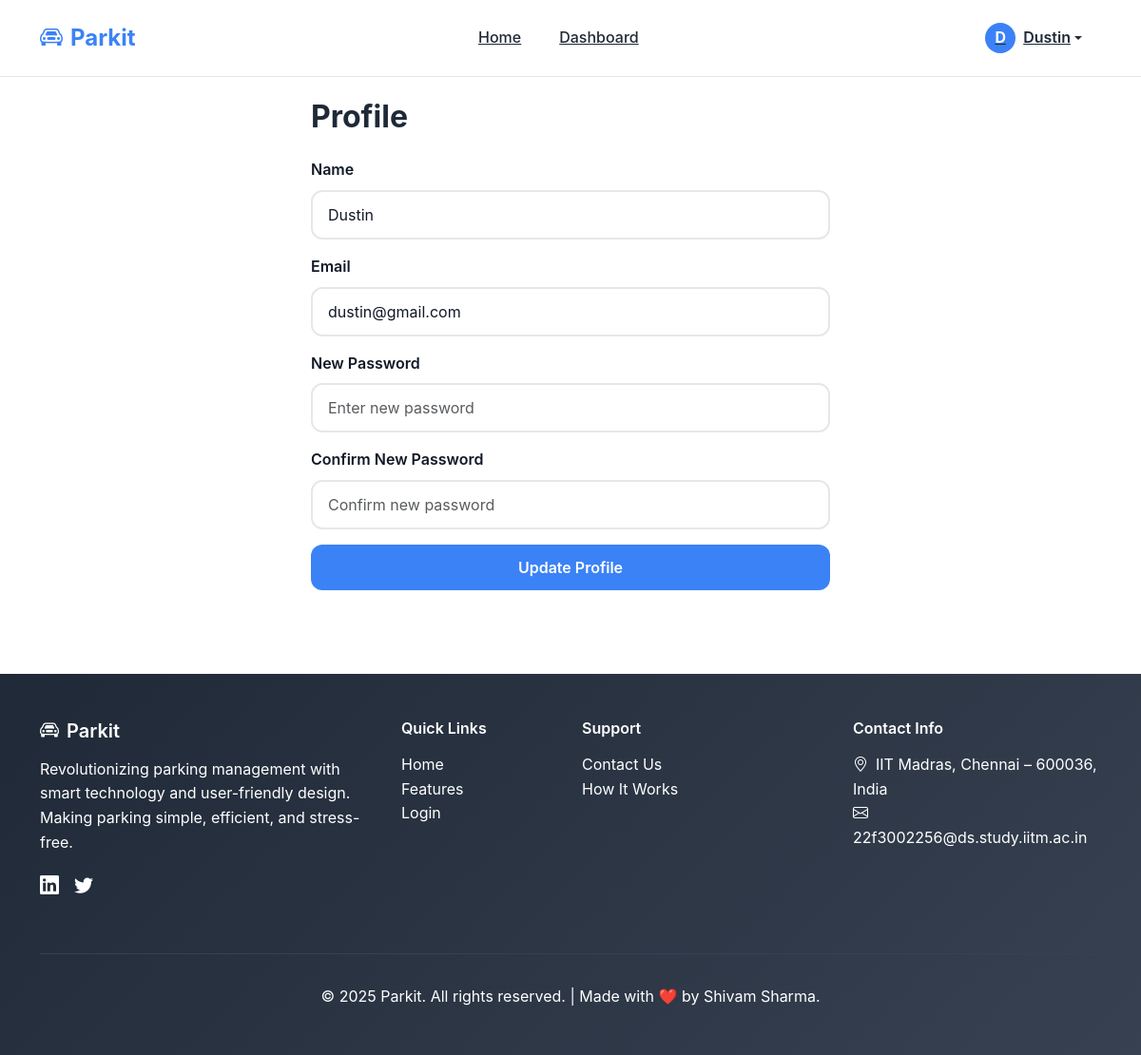
The app's page /profile (signed in) with its own data.
### models.py (models this page shows, shortened)
class User(db.Model, UserMixin):
    __tablename__ = 'users'
    id = db.Column(db.Integer, primary_key=True)
    name = db.Column(db.String(100), nullable=False)
    email = db.Column(db.String(120), unique=True, nullable=False)
    password_hash = db.Column(db.String(255), nullable=False)
    role = db.Column(db.String(20), default='user')
    created_at = db.Column(db.DateTime, default=get_ist_now)
    reservations = db.relationship('Reservation', backref='user', lazy=True, cascade='all, delete-orphan')
    @staticmethod
    def get(user_id):
        return User.query.get(user_id)

### app.py (the view, shortened to what this page needs)
@app.route('/profile', methods=['GET', 'POST'])
@login_required
def profile():
    form = ProfileForm(obj=current_user)
    return render_template('profile.html', form=form)

### forms.py
class ProfileForm(FlaskForm):
    name = StringField('Name', validators=[DataRequired(), Length(min=2, max=50)])
    email = StringField('Email', validators=[DataRequired(), Email()])
    password = PasswordField('New Password', validators=[Length(min=6)])
    confirm_password = PasswordField('Confirm New Password', validators=[EqualTo('password')])
    submit = SubmitField('Update Profile')

### app.py (called while the page is built)
@login_manager.user_loader
def load_user(user_id):
    return User.get(int(user_id))

### templates/profile.html (shortened to what this page needs)
{% extends "base.html" %}
{% block content %}
<div class="container py-4">
    <div class="row justify-content-center">
        <div class="col-md-6">
            <h2 class="fw-bold mb-4">Profile</h2>
            <form method="POST" novalidate>
                <div class="mb-3">
                    {{ form.name.label(class="form-label fw-semibold") }}
                    {{ form.name(class="form-control") }}
                </div>
                <div class="mb-3">
                    {{ form.email.label(class="form-label fw-semibold") }}
                    {{ form.email(class="form-control") }}
                </div>
                <div class="mb-3">
                    {{ form.password.label(class="form-label fw-semibold") }}
                    {{ form.password(class="form-control", placeholder="Enter new password") }}
                </div>
                <div class="mb-3">
                    {{ form.confirm_password.label(class="form-label fw-semibold") }}
                    {{ form.confirm_password(class="form-control", placeholder="Confirm new password") }}
                </div>
                <div class="d-grid">
                    <button type="submit" class="btn btn-primary">Update Profile</button>
                </div>
            </form>
        </div>
    </div>
</div>
{% endblock %}

### templates/base.html (shortened to what this page needs)
<!DOCTYPE html>
<html lang="en">
<head>
    <link href="https://cdn.jsdelivr.net/npm/bootstrap@5.3.0/dist/css/bootstrap.min.css" rel="stylesheet" />
    <link rel="stylesheet" href="https://cdn.jsdelivr.net/npm/bootstrap-icons@1.10.0/font/bootstrap-icons.css" />
    <link rel="stylesheet" href="{{ url_for('static', filename='css/style.css') }}" />
</head>
<body>
    <nav class="navbar navbar-expand-lg fixed-top">
        <div class="container">
            <a class="navbar-brand" href="{{ url_for('index') }}">
                <i class="bi bi-car-front me-2"></i>Parkit
            </a>
            <div class="collapse navbar-collapse" id="navbarNav">
                <ul class="navbar-nav mx-auto">
                    <li class="nav-item">
                        <a class="navbar-nav-link" href="{{ url_for('index') }}">Home</a>
                    </li>
                    {% if not current_user.is_authenticated %}
                        <li class="nav-item">
                            <a class="navbar-nav-link" href="#features">Features</a>
                        </li>
                        <li class="nav-item">
                            <a class="navbar-nav-link" href="#how-it-works">How It Works</a>
                        </li>
                    {% else %}
                        {% if current_user.role == 'admin' %}
                            <li class="nav-item">
                                <a class="navbar-nav-link" href="{{ url_for('admin_dashboard') }}">Dashboard</a>
                            </li>
                        {% else %}
                            <li class="nav-item">
                                <a class="navbar-nav-link" href="{{ url_for('user_dashboard') }}">Dashboard</a>
                            </li>
                        {% endif %}
                    {% endif %}
                </ul>
                <ul class="navbar-nav align-items-center">
                    {% if current_user.is_authenticated %}
                        <li class="nav-item dropdown">
                            <a class="navbar-nav-link dropdown-toggle d-flex align-items-center" href="#" id="userDropdown"
                                role="button" data-bs-toggle="dropdown" aria-expanded="false">
                                <div class="user-avatar bg-primary text-white rounded-circle d-flex align-items-center justify-content-center me-2" style="width: 32px; height: 32px;">
                                    <span class="fw-bold text-uppercase">{{ current_user.name[0] }}</span>
                                </div>
                                <span class="fw-semibold">{{ current_user.name }}</span>
                            </a>
                        </li>
                    {% endif %}
                </ul>
            </div>
        </div>
    </nav>
    <main style="margin-top: 80px; min-height: calc(100vh - 80px - 300px);">
        {% block content %}{% endblock %}
    </main>
    <footer class="footer">
        <div class="container">
            <div class="row">
                <div class="col-lg-4 col-md-6 mb-4">
                    <h5><i class="bi bi-car-front me-2"></i>Parkit</h5>
                    <p>Revolutionizing parking management with smart technology and user-friendly design. Making parking simple, efficient, and stress-free.</p>
                    <div class="d-flex gap-3">
                         <a href="#" class="text-white"><i class="bi bi-linkedin fs-5"></i></a>
                        <a href="#" class="text-white"><i class="bi bi-twitter fs-5"></i></a>
                    </div>
                </div>
                <div class="col-lg-2 col-md-6 mb-4">
                    <h6>Quick Links</h6>
                    <ul class="list-unstyled">
                        <li><a href="{{ url_for('index') }}">Home</a></li>
                        <li><a href="#features">Features</a></li>
                        <li><a href="{{ url_for('login') }}">Login</a></li>
                    </ul>
                </div>
                <div class="col-lg-3 col-md-6 mb-4">
                    <h6>Support</h6>
                    <ul class="list-unstyled">
                        <li><a href="#">Contact Us</a></li>
                        <li><a href="#how-it-works">How It Works</a></li>
                    </ul>
                </div>
                <div class="col-lg-3 col-md-6 mb-4">
                    <h6>Contact Info</h6>
                    <ul class="list-unstyled">
                        <li><i class="bi bi-geo-alt me-2"></i>IIT Madras, Chennai – 600036, India</li>
                        <li><i class="bi bi-envelope me-2"></i>22f3002256@ds.study.iitm.ac.in</li>
                    </ul>
                </div>
            </div>
            <div class="footer-bottom">
                <p>&copy; 2025 Parkit. All rights reserved. | Made with ❤️ by Shivam Sharma.</p>
            </div>
        </div>
    </footer>
</body>
</html>

### static/css/style.css (style rules this page uses)
:root { --primary-color: #3b82f6; --primary-dark: #1d4ed8; --primary-light: #dbeafe; --success-color: #10b981; --warning-color: #f59e0b; --danger-color: #ef4444; --dark-color: #1f2937; --light-color: #f8fafc; --border-color: #e5e7eb; --text-muted: #6b7280; --text-secondary: #4b5563; --text-dark: #111827; }
* { box-sizing: border-box; }
body { font-family: -apple-system, BlinkMacSystemFont, 'Segoe UI', Roboto, 'Helvetica Neue', Arial, sans-serif; line-height: 1.6; color: var(--text-dark); background-color: #ffffff; margin: 0; padding: 0; }
.btn { border-radius: 12px; padding: 0.875rem 2rem; font-weight: 600; font-size: 1rem; transition: all 0.3s ease; border: none; text-decoration: none; display: inline-flex; align-items: center; justify-content: center; gap: 0.5rem; }
.btn-primary { background: var(--primary-color); color: white; }
.form-control { border-radius: 12px; border: 2px solid var(--border-color); padding: 1rem 1.25rem; font-size: 1rem; transition: all 0.3s ease; background: white; color: var(--text-dark); }
.form-label { font-weight: 600; color: var(--text-dark); margin-bottom: 0.5rem; }
.bg-primary { background-color: var(--primary-color) !important; }

### templates/base.html (style rules this page uses)
:root { --primary-color: #3b82f6; --primary-dark: #1d4ed8; --primary-light: #dbeafe; --success-color: #10b981; --warning-color: #f59e0b; --danger-color: #ef4444; --dark-color: #1f2937; --light-color: #f8fafc; --border-color: #e5e7eb; }
* { box-sizing: border-box; }
body { font-family: -apple-system, BlinkMacSystemFont, 'Segoe UI', Roboto, sans-serif; line-height: 1.6; color: var(--dark-color); background-color: #ffffff; }
.navbar { background: rgba(255, 255, 255, 0.95) !important; backdrop-filter: blur(20px); border-bottom: 1px solid var(--border-color); padding: 1rem 0; transition: all 0.3s ease; }
.navbar-brand { font-size: 1.5rem; font-weight: 700; color: var(--primary-color) !important; text-decoration: none; }
.navbar-nav-link { font-weight: 500; color: var(--dark-color) !important; padding: 0.5rem 1rem !important; border-radius: 8px; transition: all 0.2s ease; margin: 0 0.25rem; }
.btn { border-radius: 12px; padding: 0.75rem 1.5rem; font-weight: 600; transition: all 0.2s ease; border: none; }
.btn-primary { background: var(--primary-color); color: white; }
.form-control { border-radius: 12px; border: 2px solid var(--border-color); padding: 0.75rem 1rem; transition: all 0.2s ease; }
.footer { background: linear-gradient(135deg, var(--dark-color) 0%, #374151 100%); color: white; padding: 3rem 0 2rem; margin-top: 4rem; }
.footer h5, .footer h6 { color: white; font-weight: 600; margin-bottom: 1rem; }
.footer p, .footer a, .footer ul li { color: white; }
.footer a { text-decoration: none; transition: color 0.2s ease; }
.footer-bottom { border-top: 1px solid #374151; padding-top: 2rem; margin-top: 2rem; text-align: center; color: #9ca3af; }

### records on screen
User: name "D", name "Dustin", email "dustin@gmail.com"
